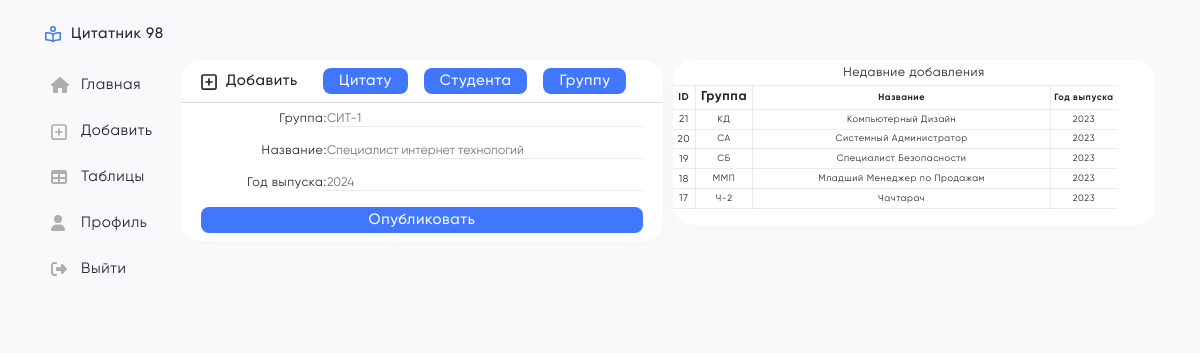
Page /create.php?act=group (signed in) on the committed database.
### tables this page shows
CREATE TABLE IF NOT EXISTS `groups` (
  `id_group` int(11) NOT NULL AUTO_INCREMENT,
  `group_name` varchar(11) NOT NULL,
  `group_fullname` varchar(70) DEFAULT NULL,
  `year_graduate` int(6) DEFAULT NULL,
  PRIMARY KEY (`id_group`)
);

### includes/mini-table/groups.php (the view)
</div>
<div class="table-mini">
    <h3 class="table-mini_title">Недавние добавления</h3>
    <table class="table-mini_content">
        <thead class=" table_block">
            <tr class="table_row fz-10">
                <th class="table_cell id ">ID</th>
                <th class="table_cell group ">Группа</th>
                <th class="table_cell ">Название</th>
                <th class="table_cell year-graduate ">Год выпуска</th>
            </tr>
        </thead>
        <tbody class="table_block">
            <?php
            $select_groups = "SELECT * FROM `groups` ORDER BY id_group DESC LIMIT 5";
            if (mysqli_query($connection, $select_groups)) {
                $result_select_groups = mysqli_query($connection, $select_groups);
                while ($row = mysqli_fetch_assoc($result_select_groups)) { ?>
                    <tr class="table_row fz-10">
                        <td class="table_cell id"><?= $row['id_group'] ?></td>
                        <td class="table_cell"><?= $row['group_name'] ?></td>
                        <td class="table_cell"><?= $row['group_fullname'] ?></td>
                        <td class="table_cell"><?= $row['year_graduate'] ?></td>
                    </tr>
                <?php } ?>
            <?php } ?>
        </tbody>
    </table>
    <h3 class="table-mini_title bottom-border">Граница</h3>
</div>

### assets/css/style.css (style rules this page uses)
.body { background-color: #F9F9FC; }
.group { font-size: 13px; cursor: pointer; transition: 0.6s all; }
.table_row { font-size: 0.75rem; }
.table_cell { padding: 0.2125rem; text-align: center; border: 1px solid rgba(204, 204, 204, 0.4); max-width: 150px; overflow: hidden; text-overflow: ellipsis; word-wrap: break-word; }
.table_cell:first-child { border-left: none; }
.table_cell:last-child { border-right: none; }
.table_block { border-bottom: 1px solid black; }
.id { width: 5%; font-size: 0.625rem; }
.group { width: 13%; }
.year-graduate { width: 15%; }
.table-mini { background-color: #fff; width: 100%; max-width: 484px; border-radius: 1.25rem; align-self: flex-start; }
.table-mini_title { font-size: clamp(0.4375rem, 0.2917rem + 0.7778vw, 0.775rem); text-align: center; padding: 5px; }
.table-mini_content { border-collapse: collapse; }
.fz-10 { font-size: clamp(0.375rem, 0.3147rem + 0.3448vw, 0.625rem); }
.bottom-border { user-select: none; color: #fff; font-size: 0.3125rem; }

### rows in the picture
groups: id_group "21", group_name "КД", group_fullname "Компьютерный Дизайн", year_graduate "2023"
groups: id_group "20", group_name "СА", group_fullname "Системный Администратор", year_graduate "2023"
groups: id_group "19", group_name "СБ", group_fullname "Специалист Безопасности", year_graduate "2023"
groups: id_group "18", group_name "ММП", group_fullname "Младший Менеджер по Продажам", year_graduate "2023"
groups: id_group "17", group_name "Ч-2", group_fullname "Чачтарач", year_graduate "2023"
